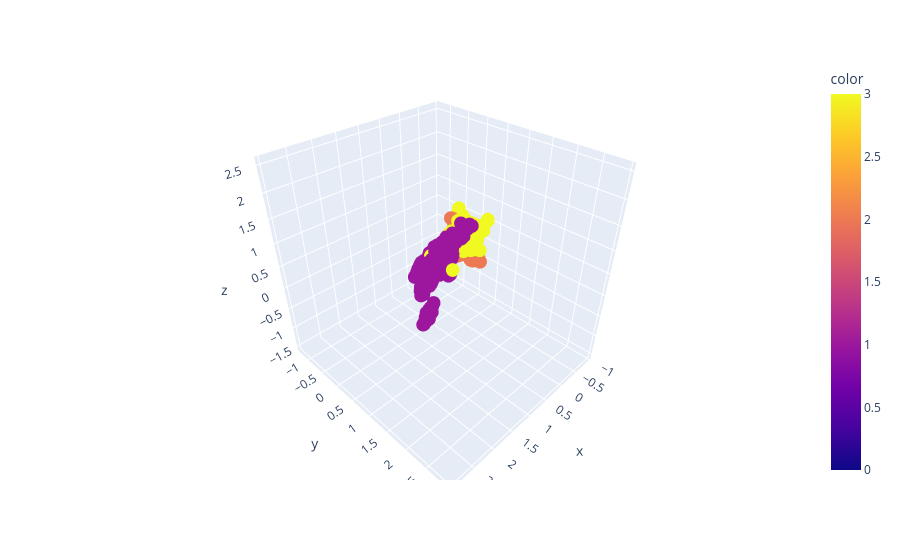

The notebook cell this image was saved under:
### Markdown cell above
**Make a 3D plot** of the reduced dataset.

### Code cell
# TO DO: Make a 3D plot of the reduced dataset.

fig = px.scatter_3d(x=x_train_scaled[:, 0], y=x_train_scaled[:, 1], z=x_train_scaled[:, 2], color=y_train)
fig.show()

### Figure 1 — Plotly figure (JSON) as saved in the notebook; plotly's stock layout.template omitted (floating-point values rounded to 4 significant figures; data arrays with more than 128 entries replaced by an {"elided": "..."} marker saying what was removed)
{"data": [{"hovertemplate": "x=%{x}<br>y=%{y}<br>z=%{z}<br>color=%{marker.color}<extra></extra>", "legendgroup": "", "marker": {"color": {"elided": "4223 int values"}, "coloraxis": "coloraxis", "symbol": "circle"}, "mode": "markers", "name": "", "scene": "scene", "showlegend": false, "type": "scatter3d", "x": {"elided": "4223 float values"}, "y": {"elided": "4223 float values"}, "z": {"elided": "4223 float values"}}], "layout": {"coloraxis": {"colorbar": {"title": {"text": "color"}}, "colorscale": [[0, "#0d0887"], [0.1111, "#46039f"], [0.2222, "#7201a8"], [0.3333, "#9c179e"], [0.4444, "#bd3786"], [0.5556, "#d8576b"], [0.6667, "#ed7953"], [0.7778, "#fb9f3a"], [0.8889, "#fdca26"], [1, "#f0f921"]]}, "legend": {"tracegroupgap": 0}, "margin": {"t": 60}, "scene": {"domain": {"x": [0, 1], "y": [0, 1]}, "xaxis": {"title": {"text": "x"}}, "yaxis": {"title": {"text": "y"}}, "zaxis": {"title": {"text": "z"}}}}}
